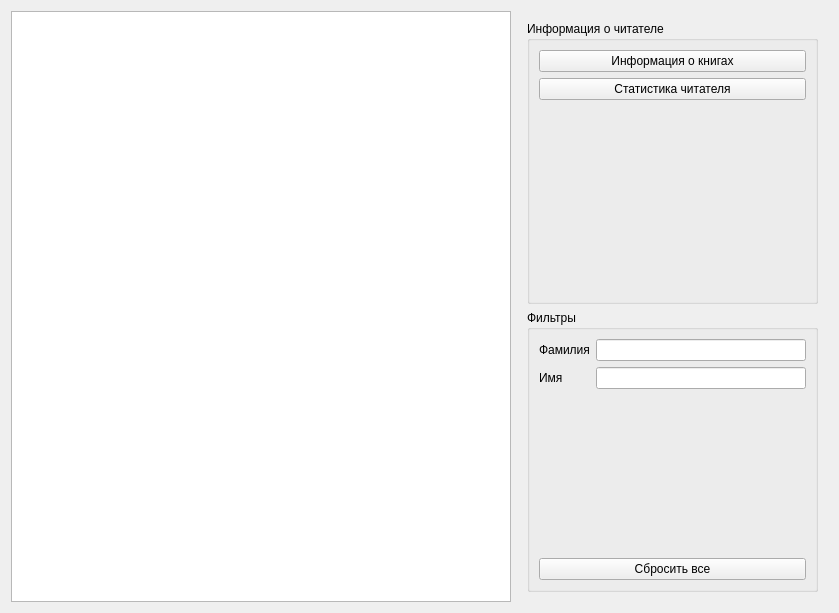
<?xml version="1.0" encoding="UTF-8"?>
<ui version="4.0">
 <class>ReaderPage</class>
 <widget class="QWidget" name="ReaderPage">
  <property name="geometry">
   <rect>
    <x>0</x>
    <y>0</y>
    <width>839</width>
    <height>613</height>
   </rect>
  </property>
  <property name="windowTitle">
   <string>Form</string>
  </property>
  <layout class="QHBoxLayout" name="horizontalLayout">
   <item>
    <widget class="QTableView" name="readerTable">
     <property name="minimumSize">
      <size>
       <width>500</width>
       <height>0</height>
      </size>
     </property>
     <attribute name="horizontalHeaderStretchLastSection">
      <bool>true</bool>
     </attribute>
    </widget>
   </item>
   <item>
    <layout class="QVBoxLayout" name="verticalLayout_12">
     <property name="leftMargin">
      <number>10</number>
     </property>
     <property name="topMargin">
      <number>10</number>
     </property>
     <property name="rightMargin">
      <number>10</number>
     </property>
     <property name="bottomMargin">
      <number>10</number>
     </property>
     <item>
      <widget class="QGroupBox" name="groupBox_7">
       <property name="sizePolicy">
        <sizepolicy hsizetype="MinimumExpanding" vsizetype="Preferred">
         <horstretch>0</horstretch>
         <verstretch>0</verstretch>
        </sizepolicy>
       </property>
       <property name="minimumSize">
        <size>
         <width>200</width>
         <height>0</height>
        </size>
       </property>
       <property name="maximumSize">
        <size>
         <width>350</width>
         <height>16777215</height>
        </size>
       </property>
       <property name="title">
        <string>Информация о читателе</string>
       </property>
       <layout class="QVBoxLayout" name="verticalLayout_11">
        <item>
         <widget class="QPushButton" name="booksInfoButton">
          <property name="text">
           <string>Информация о книгах</string>
          </property>
         </widget>
        </item>
        <item>
         <widget class="QPushButton" name="readerStatButton">
          <property name="text">
           <string>Статистика читателя</string>
          </property>
         </widget>
        </item>
        <item>
         <spacer name="verticalSpacer_6">
          <property name="orientation">
           <enum>Qt::Vertical</enum>
          </property>
          <property name="sizeHint" stdset="0">
           <size>
            <width>20</width>
            <height>40</height>
           </size>
          </property>
         </spacer>
        </item>
       </layout>
      </widget>
     </item>
     <item>
      <widget class="QGroupBox" name="groupBox_6">
       <property name="sizePolicy">
        <sizepolicy hsizetype="MinimumExpanding" vsizetype="MinimumExpanding">
         <horstretch>0</horstretch>
         <verstretch>0</verstretch>
        </sizepolicy>
       </property>
       <property name="maximumSize">
        <size>
         <width>350</width>
         <height>16777215</height>
        </size>
       </property>
       <property name="title">
        <string>Фильтры</string>
       </property>
       <layout class="QVBoxLayout" name="verticalLayout_10">
        <item>
         <layout class="QFormLayout" name="formLayout_4">
          <item row="0" column="0">
           <widget class="QLabel" name="label_12">
            <property name="text">
             <string>Фамилия</string>
            </property>
           </widget>
          </item>
          <item row="0" column="1">
           <widget class="QLineEdit" name="lastNameFilterLineEdit"/>
          </item>
          <item row="1" column="0">
           <widget class="QLabel" name="label_13">
            <property name="text">
             <string>Имя</string>
            </property>
           </widget>
          </item>
          <item row="1" column="1">
           <widget class="QLineEdit" name="firstNameFilterLineEdit"/>
          </item>
         </layout>
        </item>
        <item>
         <widget class="QPushButton" name="clearFilterButton">
          <property name="text">
           <string>Сбросить все</string>
          </property>
         </widget>
        </item>
       </layout>
      </widget>
     </item>
    </layout>
   </item>
  </layout>
 </widget>
 <resources/>
 <connections/>
</ui>
